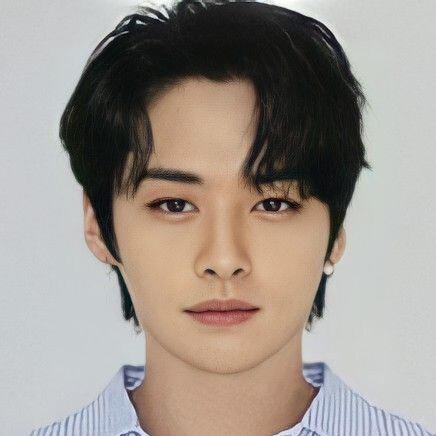
#> input picture Tareas/Images/face1.jpg, 436 x 436 px, found by its file name
$ jupyter execute TAM_040925.ipynb   (shell and % lines are left out)
#> lines starting #> are read from the running program, lines starting #| are printed output that depends on the picture; long printed decimals are rounded
<a href="https://colab.research.google.com/github/GabrielaRomoM/TAM-2025-2/blob/main/Tareas/TAM_040925.ipynb" target="_parent"></a>

# Librerias

[cell 1]
import numpy as np
import matplotlib.pyplot as plt
import matplotlib.image as mpimg
from PIL import Image

[cell 2]
# import shutil
# shutil.rmtree('/content/TAM-2025-2')

# Carga de Imágenes

[cell 3]
# Función para cargar y redimensionar (al mismo tamaño para todas las imágenes)
def load_and_resize(path, size=(200,200)):
#> called with size = (200, 200)
    img = Image.open(path).resize(size)
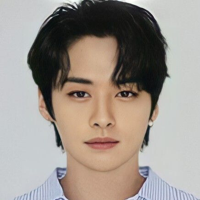
#> img: PIL image 200x200 RGB; mean R, G, B 157.1, 148.3, 140.9
    return np.array(img)

# Cargar imágenes redimensionadas
face1 = load_and_resize('/content/TAM-2025-2/Tareas/Images/face1.jpg')
face2 = load_and_resize('/content/TAM-2025-2/Tareas/Images/face2.jpg')
#> call 2 of load_and_resize, with size = (200, 200)
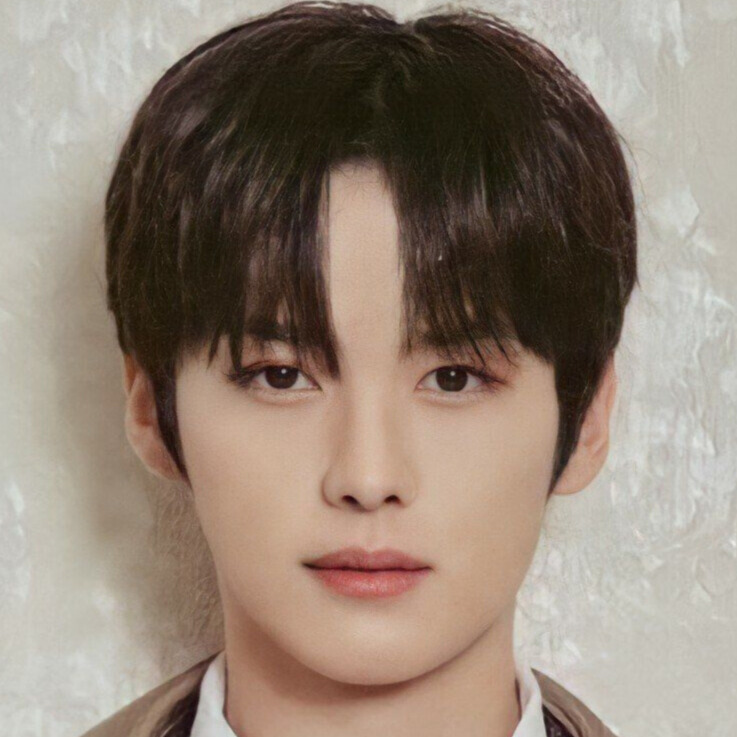
#> input picture Tareas/Images/face2.jpg, 737 x 737 px, found by its file name
face3 = load_and_resize('/content/TAM-2025-2/Tareas/Images/face3.jpg')
#> call 3 of load_and_resize, with size = (200, 200)
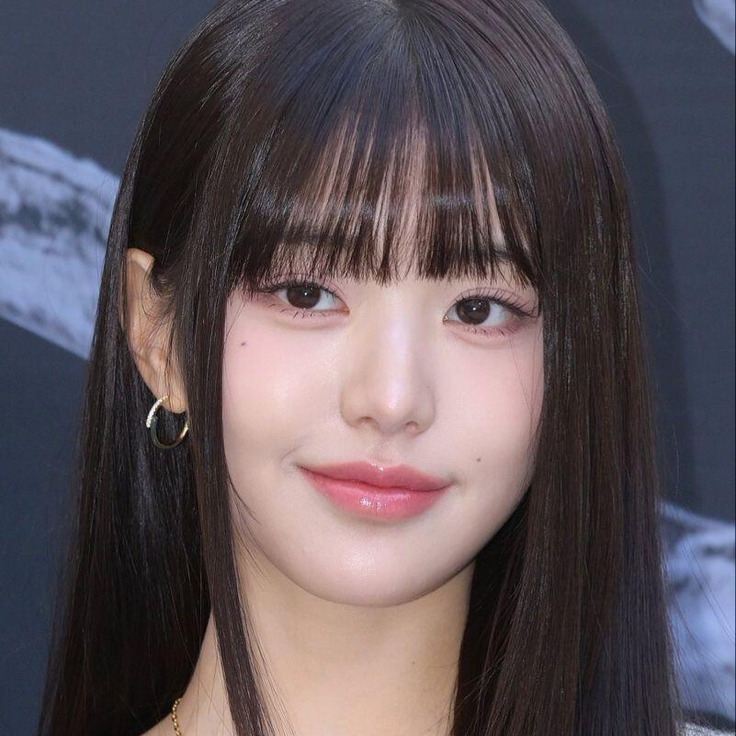
#> input picture Tareas/Images/face3.jpg, 736 x 736 px, found by its file name

# Parte 1: Proyección Lineal de Vectores

## Solución Analítica y Solución Iterativa

Para la proyección lineal de un vector $X_n$ sobre otro vector $X_m$ se tiene en cuenta lo siguiente:
<p align="center">
<b>MODELO →</b> $\hat{X} = \alpha X_m$
</p>

**COSTO (LOSS):** La proyección busca minimizar la diferencia entre el vector original y su aproximación lineal.

$$J(\alpha) = \| X_n - \hat{X} \|_2^2 = \| X_n - \alpha X_m \|_2^2$$

que de igual forma puede ser expresado por:

$$\| X_n - \alpha X_m \|_2^2 = \langle X_n, X_n \rangle - 2\alpha \langle X_n, X_m \rangle + \alpha^2\langle X_m, X_m \rangle$$

<p align="center">
<b>OPTIMIZACIÓN Y ENTRENAMIENTO</b>
</p>

**1. Solución Analítica (Mínimos Cuadrados)**

A partir del producto punto y la norma del vector base, el escalar óptimo es:
$\alpha^\ast = \frac{\langle X_n, X_m \rangle}{\| X_m \|^2}$

**2. Solución Iterativa (Descenso por Gradiente)**

Definiendo un learning rate (taza de aprendizaje) →  $\eta$, el valor de $\alpha$ se actualiza iterativamente mediante:

$$\alpha_{t} = \alpha_{t-1} - \eta \, \frac{\partial J(\alpha)}{\partial \alpha_{t-1}}$$

donde el gradiente se expresa como:
$\frac{\partial J(\alpha)}{\partial \alpha} = -2 \left( \langle X_n, X_m \rangle - \alpha \langle X_m, X_m \rangle \right)$

Este procedimiento ajusta progresivamente $\alpha$ hasta aproximarse al valor óptimo.

[cell 4]
# 1. DEFINICIÓN DE VECTORES
# Se busca proyectar el vector y (Xn) sobre la dirección definida por a (Xm)
y = np.array([4, 0])
a = np.array([5, 2])      # Nota: a no puede ser (0,0)


# 2. SOLUCIÓN ANALÍTICA (Mínimos Cuadrados)

num = np.dot(y,a)  # <Xn,Xm>
den = np.dot(a,a) # ||Xm||
alpha_a = num/den # Escalar analítico
xproj_a = alpha_a * a # Proyección analítica

# 3. SOLUCIÓN ITERATIVA (Descenso por Gradiente)

alpha_i = 0.0
hist_alpha = [alpha_i]

n = 0.01 # Tasa de aprendizaje
tol = 1e-6 # Valor de Tolerancia
iter = 50 # Número de Iteraciones

for i in range(iter):
  grad = -2*(np.dot(y,a)- alpha_i*np.dot(a,a)) # Gradiente
  alpha_n = alpha_i - n * grad
  if np.abs(alpha_n - alpha_i) < tol:
    break
  alpha_i = alpha_n
  hist_alpha.append(alpha_i)

xproj_i = alpha_i * a      # Proyección iterativa


# 4. FUNCIÓN DE COSTO (loss)
# Función de costo
def cost_function(alpha,y,a):
  return np.dot(y, y) - 2*alpha*np.dot(y, a) + alpha**2*np.dot(a, a)

# 5. RESULTADOS

# Se imprimen los resultados de ambas soluciones.
print("\n=== DATOS ===")
print(f"y (Xn)            = {y}")
print(f"a (Xm)            = {a}")
print("\n=== SOLUCIÓN ANALÍTICA  ===")
print(f"x*/α (analítico)  = {alpha_a:.5f}")

print("\n=== SOLUCIÓN ITERATIVA ===")
print(f"iteraciones realizadas = {len(hist_alpha)}")
print(f"LR utilizado           = {n}")
print(f"x*/α (iterativo)       = {alpha_i:.5f}\n")

## Gráfica Proyección Líneal de Vectores en 2D

[cell 5]
# 6. VISUALIZACIÓN GEOMÉTRICA EN 2D
'''
Se muestran: Vector original y (Xn), Vector base a (Xm),
Proyección analítica, Proyección iterativa y Recta que define el subespacio generado por a
'''

plt.figure(figsize=(6,6))
plt.scatter(0, 0, c="black", label="Origen") #Origen
plt.quiver(0, 0, y[0], y[1], angles="xy", scale_units="xy", scale=1, color="red", label="Vector Xn") # Vector Xn (a proyectar)
plt.quiver(0, 0, a[0], a[1], angles="xy", scale_units="xy", scale=1, color="blue", label="Vector Xm") # Vector Xm (dirección de la recta)
# Proyección analítica
plt.quiver(0, 0, xproj_a[0], xproj_a[1], angles="xy", scale_units="xy",
           scale=1, color="green", label="Proyección Analítica")
plt.scatter(xproj_a[0], xproj_a[1], c="green", marker="*", s=100)
# Proyección iterativa
plt.quiver(0, 0, xproj_i[0], xproj_i[1], angles="xy",
           scale_units="xy", scale=1, color="purple", label="Proyección Iterativa")
plt.scatter(xproj_i[0], xproj_i[1], c="purple", marker="x", s=100)

# Configuración del plano
plt.axhline(0, color="gray", linewidth=0.5) ; plt.axvline(0, color="gray", linewidth=0.5)
plt.xlim(-5, 8); plt.ylim(-5, 5)
plt.xlabel("Eje X"); plt.ylabel("Eje Y")
plt.title("Proyección Líneal de Vectores")
plt.legend(loc= "lower right"); plt.grid(True); plt.show()
#> after `plt.legend(loc='lower right')`:
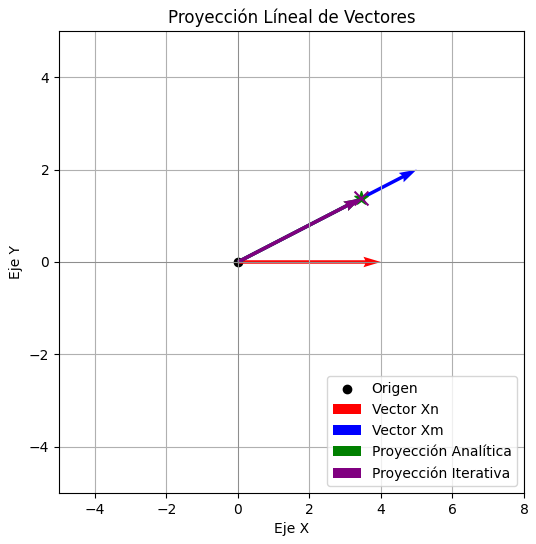
#> figure drawn by matplotlib, 1 panel

## Gráfica de Función de Costo (Loss)

[cell 6]
# 7. VISUALIZACIÓN FUNCIÓN DE COSTO
# Generar un rango de valores escalares "alpha" para gráficar la función de costo
alpha_values = np.linspace(0,1,100)
cost_values = [cost_function(alpha, y, a) for alpha in alpha_values]

# Graficar función de costo
plt.figure(figsize=(10, 4))
plt.plot(alpha_values, cost_values, label='Función de Costo', color='blue')

# Graficar Descenso por Gradiente
plt.scatter(hist_alpha, [cost_function(alpha,y,a) for alpha in hist_alpha], color='red', label='Iteraciones')
plt.plot(hist_alpha, [cost_function(alpha,y,a) for alpha in hist_alpha], color='red', linestyle='--', linewidth=1)

# # Mostrar la solución analítica
plt.axvline(alpha_a, color='green', linestyle='--', label='Solución Analítica')

# Otros parámetros
plt.xlabel('Coeficiente escalar (α)')
plt.ylabel('Función de costo (loss)')
plt.title('Descenso por gradiente para proyección lineal de vectores')
plt.legend(); plt.grid(True); plt.show()
#> after `plt.legend()`:
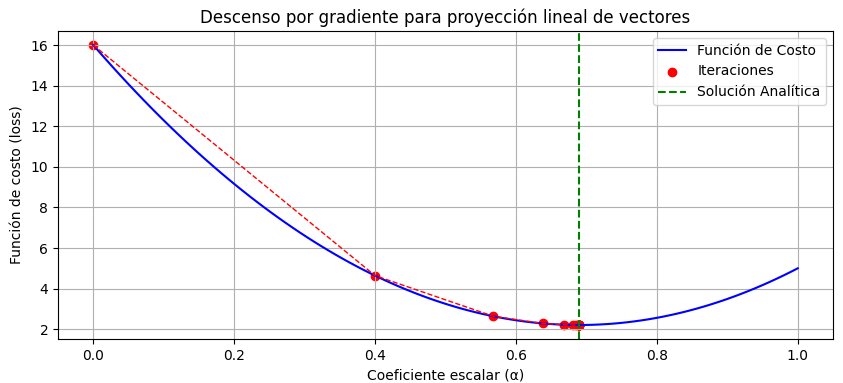
#> figure drawn by matplotlib, 1 panel; curve peaks at x = 0, y = 16; curve peaks at x = 0, y = 16

# Parte 2: Proyección Lineal con Imágenes

## Solución Analítica e Iterativa

[cell 7]
# 1. DEFINICIÓN DE VECTORES
# Se busca proyectar el vector vec1 (Xn) sobre la dirección definida por vec2 (Xm)
vec1 = face1.flatten()
vec2 = face2.flatten()

# 2. SOLUCIÓN ANALÍTICA (Mínimos Cuadrados)

num = np.dot(vec1,vec2)  # <Xn,Xm>
#> num = 63
den = np.dot(vec2,vec2) # ||Xm||
#> den = 197
alpha_a = num/den # Escalar analítico
#> alpha_a = 0.32
xproj_a = alpha_a * vec2 # Proyección analítica

# 3. SOLUCIÓN ITERATIVA (Descenso por Gradiente)

alpha_i = 0.0
hist_alpha = [alpha_i]

n = 1e-3 # Tasa de aprendizaje
tol = 1e-6 # Valor de Tolerancia
iter = 50 # Número de Iteraciones

for i in range(iter):
  grad = -2*(np.dot(vec1,vec2)- alpha_i*np.dot(vec2,vec2)) # Gradiente
  alpha_n = alpha_i - n * grad
  if np.abs(alpha_n - alpha_i) < tol:
    break
  alpha_i = alpha_n
  hist_alpha.append(alpha_i)
#> this loop made 25 passes
#> (grad, alpha_n, alpha_i) on passes 1 to 12: (-126, 0.126, 0.126), (-76.36, 0.202, 0.202), (-46.27, 0.249, 0.249), (-28.04, 0.277, 0.277), (-16.99, 0.294, 0.294), (-10.3, 0.304, 0.304), (-6.24, 0.31, 0.31), (-3.78, 0.314, 0.314), (-2.29, 0.316, 0.316), (-1.39, 0.318, 0.318), (-0.842, 0.319, 0.319), (-0.51, 0.319, 0.319)
#> (grad, alpha_n) on pass 25: (-0.000758, 0.32)
#> after the loop, hist_alpha = 25 values from 0 to 0.32

xproj_i = alpha_i * vec2     # Proyección iterativa

# 4. FUNCIÓN DE COSTO (loss)
# Función de costo
def cost_function(alpha,y,a):
  return np.dot(vec1, vec1) - 2*alpha*np.dot(vec1, vec2) + alpha**2*np.dot(vec1, vec1)

# 5. RESULTADOS

# Se imprimen los resultados de ambas soluciones.
print("\n=== DATOS ===")
fig, axes = plt.subplots(1,2, figsize=(6, 2))
axes[0].imshow(face1); axes[0].set_title("Face 1")
axes[1].imshow(face2); axes[1].set_title("Face 2")
for ax in axes:
    ax.axis("off")
plt.show()

print("\n=== SOLUCIÓN ANALÍTICA  ===")
print(f"x*/α (analítico)  = {alpha_a:.5f}")
#| x*/α (analítico)  = 0.3198

print("\n=== SOLUCIÓN ITERATIVA ===")
print(f"iteraciones realizadas = {len(hist_alpha)}")
#| iteraciones realizadas = 25
print(f"LR utilizado           = {n}")
print(f"x*/α (iterativo)       = {alpha_i:.5f}\n")
#| x*/α (iterativo)       = 0.3198

## Visualización función de costo (loss)

[cell 8]
# 6. VISUALIZACIÓN DE LA FUNCIÓN DE COSTO (loss)
# Generar un rango de valores escalares "alpha" para gráficar la función de costo
alpha_values = np.linspace(0,0.5,100)
cost_values = [cost_function(alpha, vec1, vec2) for alpha in alpha_values]
#> cost_values = 100 values, max 161 at index 0, min 136.3 at index 77, mean 143

# Graficar función de costo
plt.figure(figsize=(10, 4))
plt.plot(alpha_values, cost_values, label='Función de Costo', color='blue')

# Graficar Descenso por Gradiente
plt.scatter(hist_alpha, [cost_function(alpha,vec1,vec2) for alpha in hist_alpha], color='red', label='Iteraciones')
plt.plot(hist_alpha, [cost_function(alpha,vec1,vec2) for alpha in hist_alpha], color='red', linestyle='--', linewidth=1)

# # Mostrar la solución analítica
plt.axvline(alpha_a, color='green', linestyle='--', label='Solución Analítica')

# Otros parámetros
plt.xlabel('Coeficiente escalar (α)')
plt.ylabel('Función de costo (loss)')
plt.title('Descenso por gradiente para proyección lineal de imágenes')
plt.legend(); plt.grid(True); plt.show()
#> after `plt.legend()`:
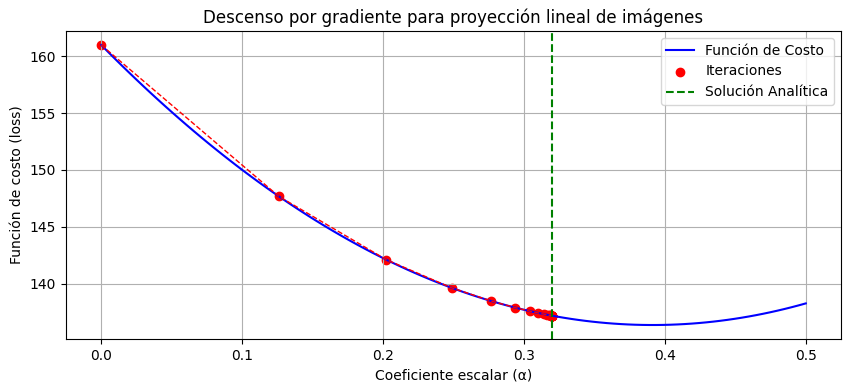
#> figure drawn by matplotlib, 1 panel; curve peaks at x = 0, y = 161; curve peaks at x = 0, y = 161
